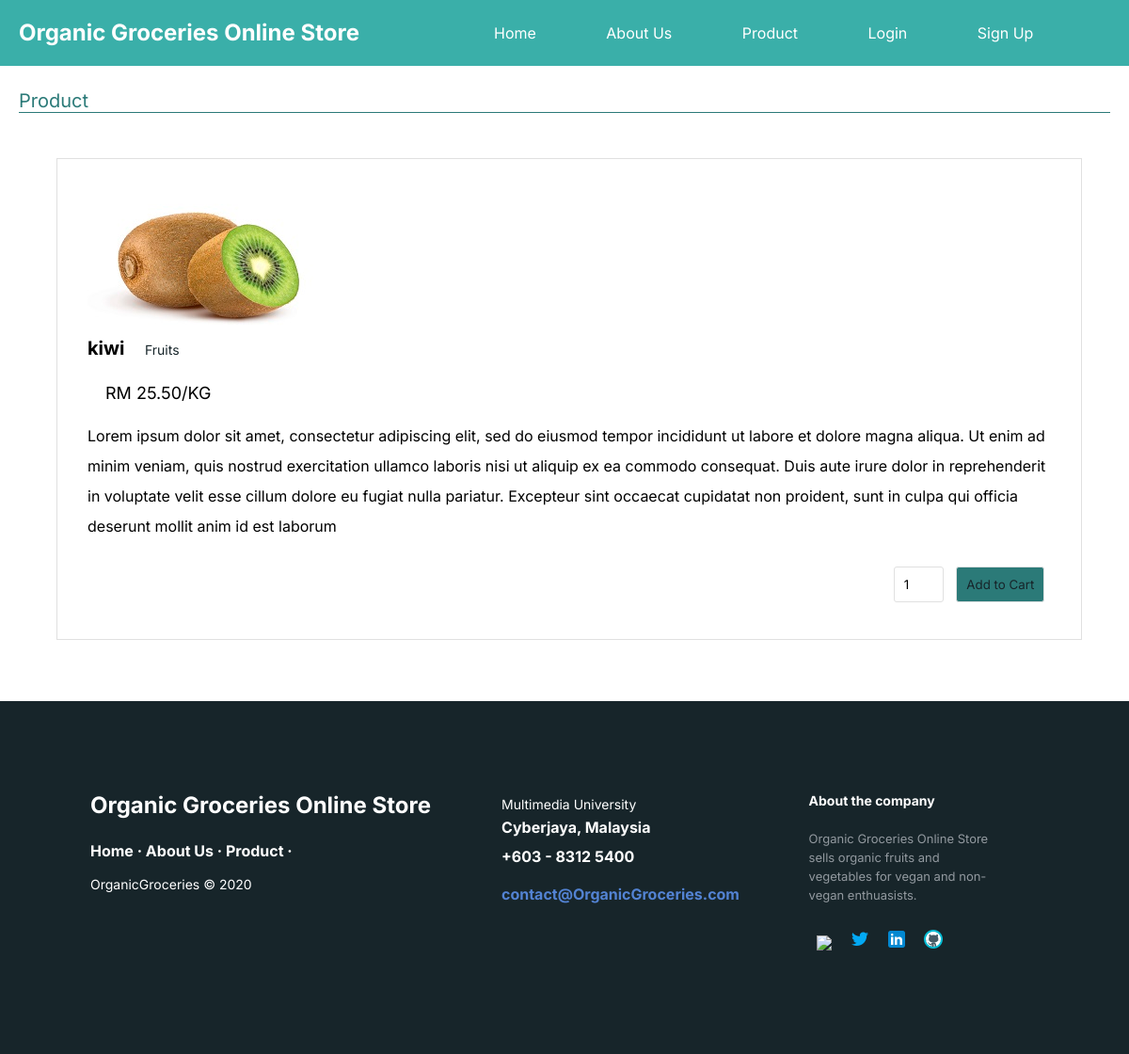
The page /User/productdetailpage.php?pid=P15 on the database its author committed.
### tables this page shows
CREATE TABLE IF NOT EXISTS `product` (
  `Product_ID` varchar(6) NOT NULL,
  `Product_Name` varchar(30) NOT NULL,
  `Product_Price` varchar(30) NOT NULL,
  `Product_Photo` text,
  `Product_Desc` text,
  `Category_ID` varchar(30) NOT NULL,
  PRIMARY KEY (`Product_ID`),
  KEY `fk_constraint` (`Category_ID`)
);

### User/productdetailpage.php (the view, shortened to what this page needs)
<?php require_once '../Database/connectdatabase.php'; ?>
<!DOCTYPE html>
<html lang="en">
<head>
    <link rel="stylesheet" href="css/reset.css" />
    <link rel="stylesheet" href="css/productdetailpage.css" />
</head>
<body>
  <?php include'templates/header.php'; ?>
  <section class="product-grid">
    <h1 class="heading">Product</h1>
    <?php
      if(!empty($_GET['pid'])){
        $pid = $_GET['pid'];
        $sql = 'SELECT * FROM Product WHERE Product_ID = "'.$pid.'"';
        $result = mysqli_query($conn,$sql);
        if(mysqli_num_rows($result) == 1){
          $row = mysqli_fetch_assoc($result); ?>
          <div class="item-product">
        		<div class="item-product-image"><img src="../<?php echo $row['Product_Photo']; ?>"></div>
              <form class="item-product-right" method="post"
              action="<?php
                if (isset($_SESSION['logged'])){
                  if($_SESSION['logged'] == TRUE) {
                    echo 'shoppingcart.php?action=add&pid='.$row['Product_ID'];
                  }
                } else {
                    echo '../Authentication/authpage.php?auth=login';
                  }
              ?>">
                  <div class="item-product-title"><?php echo $row['Product_Name']; ?></div>
									<div class="item-product-cat"><?php
										if($row['Category_ID'] == "C01"){
											echo "Vegetables";
										} else {
											echo "Fruits";
										}
										?></div>
										<div class="item-product-price">RM <?php echo $row['Product_Price']; ?>/KG</div>
                  <div class="item-product-desc"><?php echo $row['Product_Desc']; ?></div>
                  <div class="cart-action">
                    <input type="number" name="quantity" value="1" min="1" class="item-product-quantity">
                    <input type="submit" value="Add to Cart" class="addcart-button">
                  </div>
              </form>
          </div>
        <?php }
      } ?>
  </section>
  <footer class="footer-distributed">
    <?php include 'templates/footer.php'; ?>
  </footer>
</body>
</html>

### User/css/productdetailpage.css (style rules this page uses)
* { font-family: 'Inter', Verdana, Tahoma, "Trebuchet MS", "DejuVu Sans", "Bitstream Vera Sans", sans-serif; font-style: normal; box-sizing: border-box; }
.product-grid { margin: 25px 20px; padding: 0px 0px; clear: both; overflow: auto; }
.heading { font-weight: normal; font-size: 20px; margin-bottom: 18px; color: #2B7A78; border-bottom: 1px solid #2B7A78; overflow: auto; }
.item-product { float: left; background: #ffffff; padding: 2em 2em; margin: 30px 30px 40px 40px; border: #E0E0E0 1px solid; }
.item-product-image { height: 155px; width: 250px; background-color: #FFF; }
.item-product-title { display: inline; font-weight: bold; font-size: 20px; margin-bottom: 20px; }
.item-product-price { font-weight: normal; font-size: 18px; margin: 0.5em 0.5em; padding: 10px 10px; }
.item-product-cat { display: inline; font-weight: normal; font-size: 14px; line-height: 32px; margin-bottom: 20px; color: #17252A; margin: 0.5em 0.5em; padding: 10px 10px; }
.item-product-desc { font-weight: normal; font-size: 16px; line-height: 32px; margin-bottom: 20px; }
.cart-action { float: right; }
.item-product-quantity { width: 4em; height: 2.9em; margin: 0.5em 0.5em; padding: 5px 10px; border-radius: 3px; border: #E0E0E0 1px solid; }
.addcart-button { height: 2.9em; padding: 5px 10px; margin: 0.5em 0.5em; background-color: #2B7A78; border: #E0E0E0 1px solid; color: #17252A; float: right; text-decoration: none; border-radius: 3px; cursor: pointer; }
footer.footer-distributed { background-color: #17252A; width: 100%; text-align: left; font-weight: bold; font-size: 16px; padding: 3em 3em; }

### rows shown on the page
product: Product_Photo (picture), Product_Name "kiwi", Product_Price "25.50", Product_Desc "Lorem ipsum dolor sit amet, consectetur adipiscing elit, sed do eiusmod tempor incididunt ut labore et dolore magna aliqua. Ut enim ad minim veniam, quis nostrud exercitation ullamco laboris nisi ut aliquip ex ea commodo consequat. Duis aute irure dolor in reprehenderit in voluptate velit esse cillum dolore eu fugiat nulla pariatur. Excepteur sint occaecat cupidatat non proident, sunt in culpa qui officia deserunt mollit anim id est laborum"
